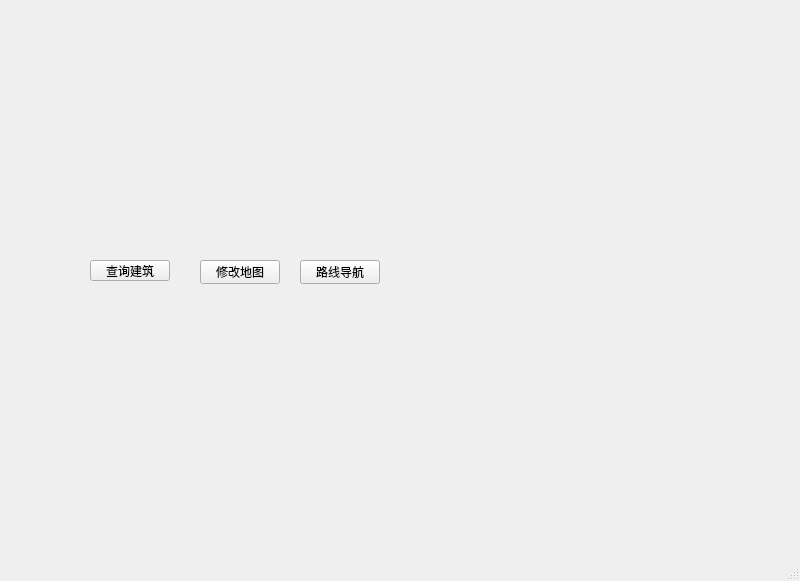
<?xml version="1.0" encoding="UTF-8"?>
<ui version="4.0">
 <class>MainWindow</class>
 <widget class="QMainWindow" name="MainWindow">
  <property name="geometry">
   <rect>
    <x>0</x>
    <y>0</y>
    <width>800</width>
    <height>581</height>
   </rect>
  </property>
  <property name="windowTitle">
   <string>MainWindow</string>
  </property>
  <widget class="QWidget" name="centralwidget">
   <widget class="QPushButton" name="pushButton">
    <property name="geometry">
     <rect>
      <x>90</x>
      <y>260</y>
      <width>80</width>
      <height>21</height>
     </rect>
    </property>
    <property name="text">
     <string>查询建筑</string>
    </property>
   </widget>
   <widget class="QPushButton" name="pushButton_2">
    <property name="geometry">
     <rect>
      <x>200</x>
      <y>260</y>
      <width>80</width>
      <height>24</height>
     </rect>
    </property>
    <property name="text">
     <string>修改地图</string>
    </property>
   </widget>
   <widget class="QPushButton" name="pushButton_3">
    <property name="geometry">
     <rect>
      <x>300</x>
      <y>260</y>
      <width>80</width>
      <height>24</height>
     </rect>
    </property>
    <property name="text">
     <string>路线导航</string>
    </property>
   </widget>
  </widget>
  <widget class="QMenuBar" name="menubar">
   <property name="geometry">
    <rect>
     <x>0</x>
     <y>0</y>
     <width>800</width>
     <height>21</height>
    </rect>
   </property>
  </widget>
  <widget class="QStatusBar" name="statusbar"/>
 </widget>
 <resources/>
 <connections/>
</ui>
